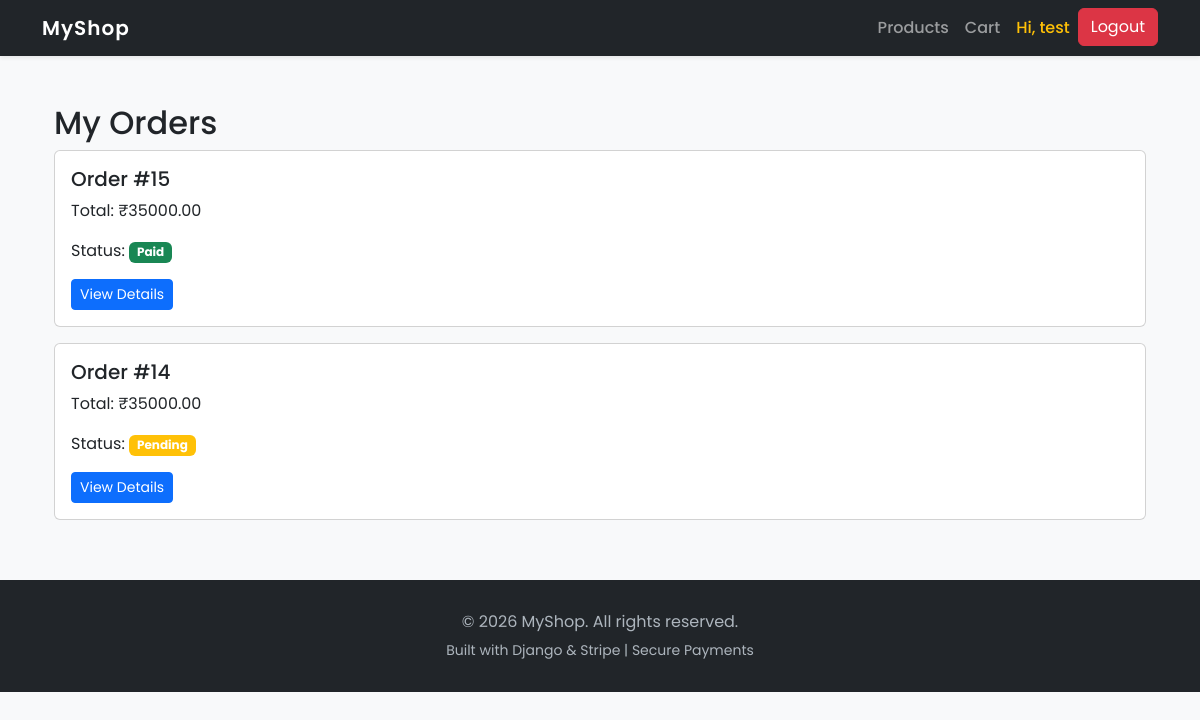
/orders/ (signed in), run on the app's committed database.
### orders/models.py (models this page shows, shortened)
class Order(models.Model):
    PAYMENT_METHODS = (
        ('stripe', 'Stripe'),
        ('cod', 'Cash on Delivery'),
    )
    user = models.ForeignKey(User, on_delete=models.CASCADE)
    total_price = models.DecimalField(max_digits=10, decimal_places=2)
    is_paid = models.BooleanField(default=False)
    created_at = models.DateTimeField(auto_now_add=True)
    payment_method = models.CharField(max_length=20, choices=PAYMENT_METHODS, default='cod')
    stripe_session_id = models.CharField(max_length=255, blank=True, null=True)

### orders/views.py (the view)
# urls.py: path('', views.order_list, name='order_list'),
@login_required
def order_list(request):
    orders = Order.objects.filter(user=request.user).order_by('-created_at')
    return render(request, 'orders/order_list.html', {
        'orders': orders
    })

### templates/orders/order_list.html
{% extends 'base.html' %}
{% block content %}
<div class="container mt-5">
    <h2>My Orders</h2>
    {% for order in orders %}
    <div class="card mb-3">
        <div class="card-body">
            <h5>Order #{{ order.id }}</h5>
            <p>Total: ₹{{ order.total_price }}</p>
            <p>Status:
                {% if order.is_paid %}
                    <span class="badge bg-success">Paid</span>
                {% else %}
                    <span class="badge bg-warning">Pending</span>
                {% endif %}
            </p>
            <a href="{% url 'orders:order_detail' order.id %}" class="btn btn-primary btn-sm">
                View Details
            </a>
        </div>
    </div>
    {% empty %}
        <p>No orders yet.</p>
    {% endfor %}
</div>
{% endblock %}

### templates/base.html (shortened to what this page needs)
<!DOCTYPE html>
<html lang="en">
<head>
    <link href="https://cdn.jsdelivr.net/npm/bootstrap@5.3.2/dist/css/bootstrap.min.css" rel="stylesheet">
</head>
<body>
<nav class="navbar navbar-expand-lg navbar-dark bg-dark shadow-sm">
    <div class="container">
        <a class="navbar-brand" href="/">MyShop</a>
        <div class="collapse navbar-collapse" id="navbarNav">
            <ul class="navbar-nav ms-auto">
                <li class="nav-item">
                    <a class="nav-link" href="/">Products</a>
                </li>
                {% if user.is_authenticated %}
                    <li class="nav-item">
                        <a class="nav-link" href="/cart/">Cart</a>
                    </li>
                    <li class="nav-item">
                        <span class="nav-link text-warning">
                            Hi, {{ user.username }}
                        </span>
                    </li>
                    <li class="nav-item">
                        <form method="post" action="{% url 'logout' %}">
                            <button class="btn btn-danger">Logout</button>
                        </form>
                    </li>
                {% endif %}
            </ul>
        </div>
    </div>
</nav>
<div class="container mt-5">
    {% block content %}
    {% endblock %}
</div>
<footer class="footer text-center">
    <div class="container">
        <p class="mb-1">&copy; 2026 MyShop. All rights reserved.</p>
        <small>
            Built with Django & Stripe | Secure Payments
        </small>
    </div>
</footer>
</body>
</html>

### templates/base.html (style rules this page uses)
body { font-family: 'Poppins', sans-serif; background-color: #f8f9fa; }
.navbar-brand { font-weight: 600; letter-spacing: 1px; }
.nav-link { font-weight: 500; }
.footer { background: #212529; color: #adb5bd; padding: 30px 0; margin-top: 60px; }

### data on the page
Order: id "15", total_price "35000.00", is_paid "Paid"
Order: id "14", total_price "35000.00", is_paid "Pending"

### other printed values
{{ user.username }} "test"
